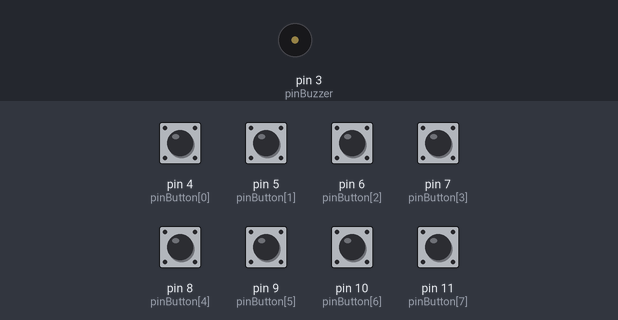
This sketch was run on a simulated Arduino Uno, built with avr-gcc and run on an emulated ATmega328P. Shown: buzzer (waves = sounding). The test bench sets the inputs (shaded band); at power-on: pin 4 (pinButton[0]), pin 5 (pinButton[1]), pin 6 (pinButton[2]), pin 7 (pinButton[3]), pin 8 (pinButton[4]), pin 9 (pinButton[5]), pin 10 (pinButton[6]), pin 11 (pinButton[7]) LOW.

Above: at 1.2 s.
1.3 s: pin 4 (pinButton[0]) pulled HIGH for 0.15 s
At 1.37 s:
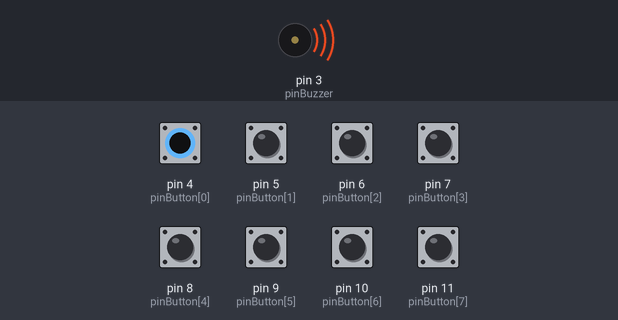
Timing chart, 0 to 4.3 s (numbered marks = the images above; inputs shaded):
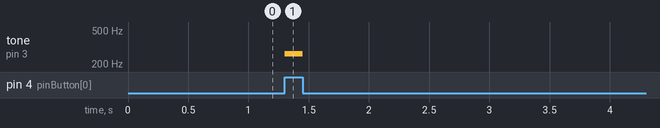

Measured:
- after the input at 1.3 s, tone on pin 3 (pinBuzzer): silent → 262 Hz at once, → silent 0.15 s later

The sketch:

octatonic_scale_button8.ino
```cpp
const int pinBuzzer = 3;
const int pinButton[8] = {4, 5, 6, 7, 8, 9, 10, 11};
int buttonStates[8] = {0};
int buttonState;
int melody[] = {262, 294, 330, 349, 392, 440, 494, 523};

void setup() {
  pinMode(pinBuzzer, OUTPUT);
  for (int i = 0; i < 8; i++) {
    pinMode(pinButton[i], INPUT);
}
}
void loop() {
  for (int i = 0; i < 8; i++) {
    buttonState = digitalRead(pinButton[i]);
    if (buttonState == HIGH && buttonStates[i] == LOW) {
      playSound(melody[i]);
    } else if (buttonState == LOW && buttonStates[i] == HIGH) {
      stopSound();
    }
    buttonStates[i] = buttonState;
  }
}

void playSound(int frequency) {
  tone(pinBuzzer, frequency);
}

void stopSound() {
  noTone(pinBuzzer);
}
```
